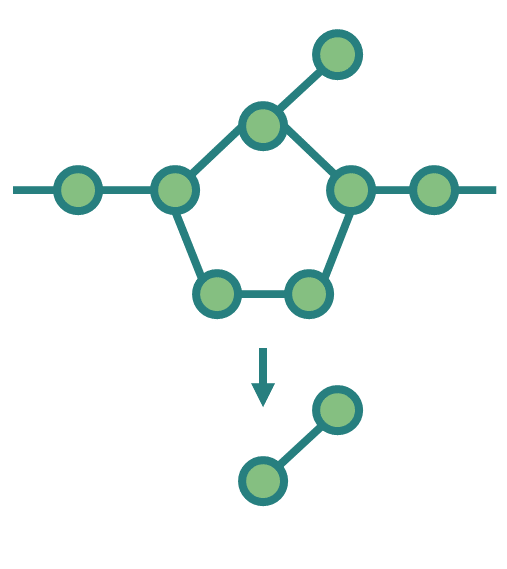
#> input picture Visualisations/consistency_bg/Slide2.PNG, 507 x 569 px
$ jupyter execute --allow-errors merge_runtime_images.ipynb
#> lines starting #> are read from the running program, lines starting #| are printed output that depends on the picture
[cell 1]
# Python code to merge two images side-by-side, resizing the left image (im1)
# so its height matches the right image (im2). Saves the merged image to /mnt/data/merged.png by default.
# The function accepts file paths or PIL.Image objects.
#
# Example usage at the end creates two demo images and merges them.

from PIL import Image, ImageDraw, ImageFont
import os

def _open_image(img):
    """Return a PIL.Image object. `img` can be a path or an Image already."""
#> called with img = 'consistency_bg/Slide2.PNG'
    if isinstance(img, Image.Image):
        return img
    return Image.open(img)
#> returned value is the input picture: PIL image 507x569 P; mean R, G, B, A 239.4, 246, 244.1, 255

def merge_side_by_side(im1, im2, out_path, match_to="right",
                       padding=0, bgcolor=(255,255,255), resample=Image.LANCZOS,
                       keep_alpha=False):
    """
    Merge im1 (left) and im2 (right) horizontally. The height of im1 is resized to match im2.

    Parameters
    - im1, im2: file paths or PIL.Image objects
    - out_path: where to save the merged image (default: /mnt/data/merged.png)
    - match_to: which image's height to match ('right' matches im2, 'left' matches im1,
                'max' uses the larger height, 'min' uses the smaller height)
    - padding: pixels of horizontal space between images
    - bgcolor: background color tuple (R,G,B) used when flattening alpha (default white)
    - resample: resampling filter for resizing (default LANCZOS)
    - keep_alpha: if True, save merged image with alpha channel (PNG RGBA). Otherwise saved as RGB.

    Returns path to saved file.
    """
    im1 = _open_image(im1).convert("RGBA")
    im2 = _open_image(im2).convert("RGBA")
#> call 2 of _open_image, with img = 'SPECTRA_CC_runtime.png'
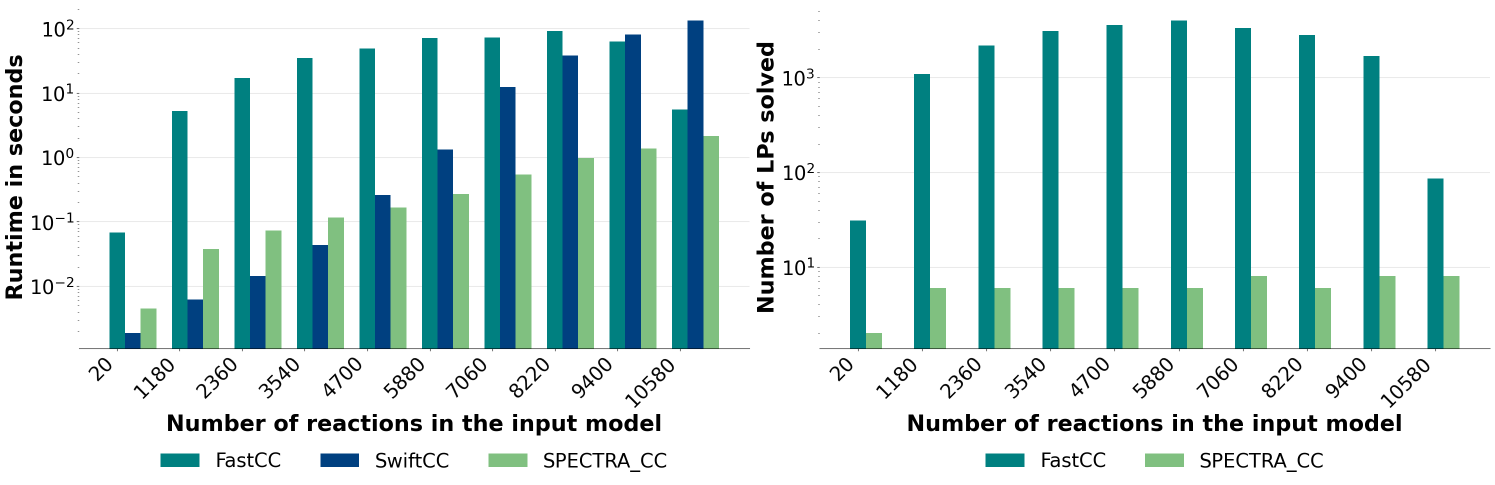
#> input picture Visualisations/SPECTRA_CC_runtime.png, 2990 x 969 px (shown at 1/2 size)
#> in _open_image, returned value is the input picture: PIL image 2990x969 RGBA; mean R, G, B, A 201.8, 222.7, 222.2, 255

    if match_to == "right":
        target_h = im2.height
#> target_h = 969
    elif match_to == "left":
        target_h = im1.height
    elif match_to == "max":
        target_h = max(im1.height, im2.height)
    elif match_to == "min":
        target_h = min(im1.height, im2.height)
    else:
        raise ValueError("match_to must be 'right', 'left', 'max' or 'min'")

    def resize_to_height(img, h):
#> called with h = 969
        if img.height == h:
            return img
        new_w = max(1, int(img.width * (h / img.height)))
#> new_w = 863
        return img.resize((new_w, h), resample=resample)
#> returned value: PIL image 863x969 RGBA

    im1_r = resize_to_height(im1, target_h)
    im2_r = resize_to_height(im2, target_h)

    total_w = im1_r.width + im2_r.width + padding
#> total_w = 3863
    canvas = Image.new("RGBA", (total_w, target_h), (0,0,0,0))
#> canvas: PIL image 3863x969 RGBA; every value is 0

    canvas.paste(im1_r, (0, 0), im1_r)
    canvas.paste(im2_r, (im1_r.width + padding, 0), im2_r)
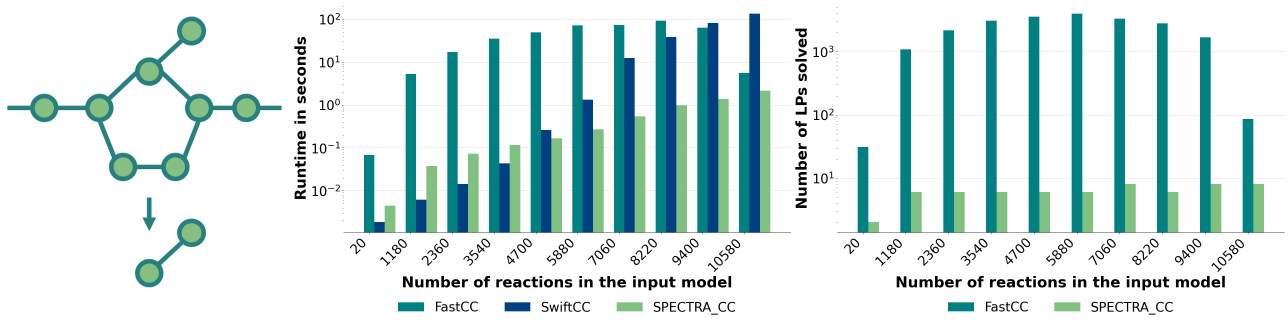
#> canvas: PIL image 3863x969 RGBA (shown at 1/3 size); mean R, G, B, A 209.6, 227.3, 226.5, 254.3; transparent parts drawn white

    # If user doesn't want alpha, flatten on bgcolor
    if keep_alpha:
        save_img = canvas
        out_ext = os.path.splitext(out_path)[1].lower() or ".png"
        if out_ext not in [".png", ".webp"]:
            # convert to png if user requested alpha but extension isn't suitable
            out_path = os.path.splitext(out_path)[0] + ".png"
    else:
        background = Image.new("RGB", canvas.size, bgcolor)
#> background: PIL image 3863x969 RGB; every value is 255
        background.paste(canvas, mask=canvas.split()[3])  # paste using alpha as mask
        save_img = background

    save_img.save(out_path)
    return out_path


def image_merge(original_image_path, output_image_path, caption_text,caption_font_size,caption_height):
#> called with original_image_path = 'SPECTRA_CC_runtime_merged.png', output_image_path = 'SPECTRA_CC_runtime_merged.png', caption_font_size = 50, caption_height = 100
    from PIL import Image, ImageDraw, ImageFont
    caption_text_color = "black"
    caption_background_color = "white"

    img_original = Image.open(original_image_path).convert("RGBA")

    original_width, original_height = img_original.size
#> original_width = 3863; original_height = 969

    caption_width = original_width
#> caption_width = 3863

    caption_image = Image.new("RGBA", (caption_width, caption_height), caption_background_color)
#> caption_image: PIL image 3863x100 RGBA; every value is 255
    draw = ImageDraw.Draw(caption_image)
    font = ImageFont.truetype("DejaVuSans-Bold.ttf", caption_font_size)


    # Get text bounding box to calculate perfect center
    bbox = draw.textbbox((0, 0), caption_text, font=font)
#> bbox = (0, 9, 1231, 57)
    text_width = bbox[2] - bbox[0]
#> text_width = 1231
    text_height = bbox[3] - bbox[1]
#> text_height = 48

    # Calculate position to center the text
    text_x = (caption_width - text_width) / 2
#> text_x = 1316
    text_y = (caption_height - text_height) / 2 - 5 # A small adjustment might be needed due to baseline differences
#> text_y = 21

    # Draw the text on the caption image
    draw.text(
        (text_x, text_y),
        caption_text,
        font=font,
        fill=caption_text_color
    )

    # --- 3. Merge the new image on top of img.png ---

    # Create a new blank image large enough to hold both
    # The new total height will be original_height + caption_height
    merged_height = original_height + caption_height
#> merged_height = 1069
    merged_image = Image.new("RGBA", (original_width, merged_height), (0, 0, 0, 0)) # Fully transparent background
#> merged_image: PIL image 3863x1069 RGBA; every value is 0

    # Paste the caption image at the top (0,0)
    merged_image.paste(caption_image, (0, 0))
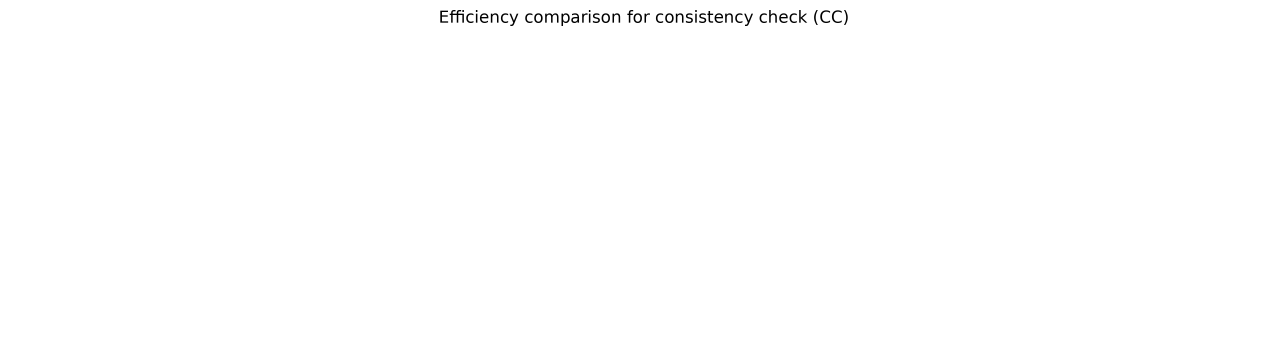
#> merged_image: PIL image 3863x1069 RGBA (shown at 1/3 size); mean R, G, B, A 23.1, 23.1, 23.1, 23.9; transparent parts drawn white

    # Paste the original image directly below the caption image (at y = caption_height)
    merged_image.paste(img_original, (0, caption_height), img_original) # Use img_original as mask for transparency
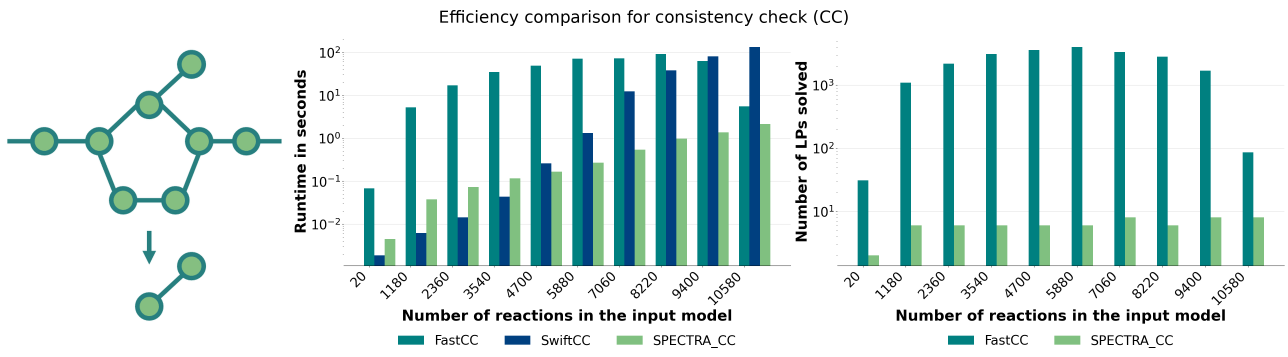
#> merged_image: PIL image 3863x1069 RGBA (shown at 1/3 size); mean R, G, B, A 213.8, 229.8, 229.1, 255

    # --- 4. Save the final merged image ---
    merged_image.save(output_image_path)

    print(f"Successfully created '{output_image_path}' with the caption.")

[cell 2]
# merging for cc images
im1_path = os.path.join("consistency_bg","Slide2.PNG")
im2_path = os.path.join("SPECTRA_CC_runtime.png")
out_path = os.path.join("SPECTRA_CC_runtime_merged.png")


# Merge: im1 left, im2 right; resize im1's height to match im2's height
merged_path = merge_side_by_side(im1_path, im2_path, out_path=out_path, match_to="right", padding=10)
print("Merged image saved to:", merged_path)

# Display info about images
from IPython.display import display
original_image_path = out_path
output_image_path = out_path
caption_text = "Efficiency comparison for consistency check (CC)"
caption_font_size = 50
caption_height = 100

image_merge(original_image_path, output_image_path, caption_text, caption_font_size, caption_height)
display(Image.open(output_image_path))

[cell 3]
# merging for me images
im1_path = os.path.join("consistency_bg","Slide1.PNG")
im2_path = os.path.join("SPECTRA_ME_runtime.png")
out_path = os.path.join("SPECTRA_ME_runtime_merged.png")


# Merge: im1 left, im2 right; resize im1's height to match im2's height
merged_path = merge_side_by_side(im1_path, im2_path, out_path=out_path, match_to="right", padding=10)
#> call 2 of merge_side_by_side, with im1 = 'consistency_bg/Slide1.PNG', im2 = 'SPECTRA_ME_runtime.png', out_path = 'SPECTRA_ME_runtime_merged.png', match_to = 'right', padding = 10, bgcolor = (255, 255, 255), resample = 1, keep_alpha = False
#> call 3 of _open_image, with img = 'consistency_bg/Slide1.PNG'
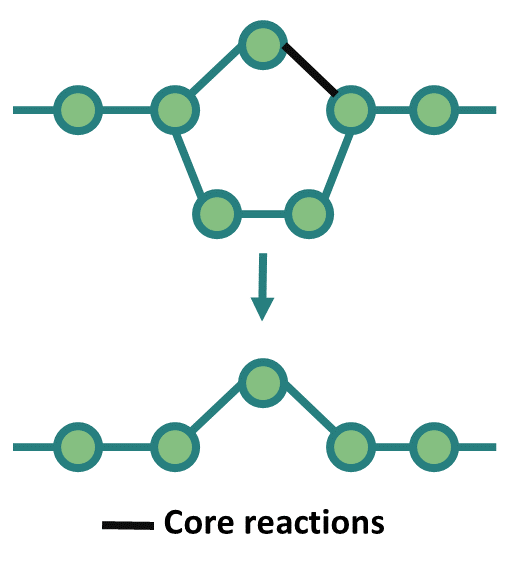
#> input picture Visualisations/consistency_bg/Slide1.PNG, 507 x 569 px
#> in _open_image, returned value is the input picture: PIL image 507x569 P; mean R, G, B, A 233.9, 241.7, 239.4, 255
#> call 4 of _open_image, with img = 'SPECTRA_ME_runtime.png'
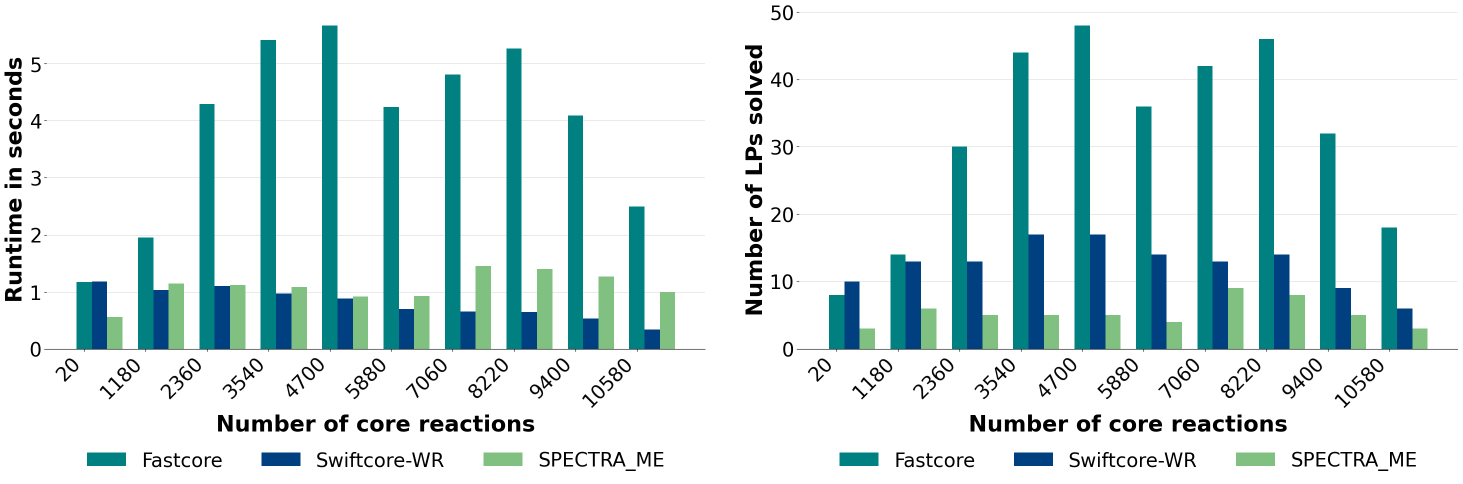
#> input picture Visualisations/SPECTRA_ME_runtime.png, 2925 x 967 px (shown at 1/2 size)
#> in _open_image, returned value is the input picture: PIL image 2925x967 RGBA; mean R, G, B, A 213.6, 229.4, 229.8, 255
#> in merge_side_by_side (call 2), `canvas = Image.new("RGBA", (total_w, target_h), (0,0,0,0))`: canvas: PIL image 3796x967 RGBA; every value is 0
#> in merge_side_by_side (call 2), `canvas.paste(im1_r, (0, 0), im1_r)`:
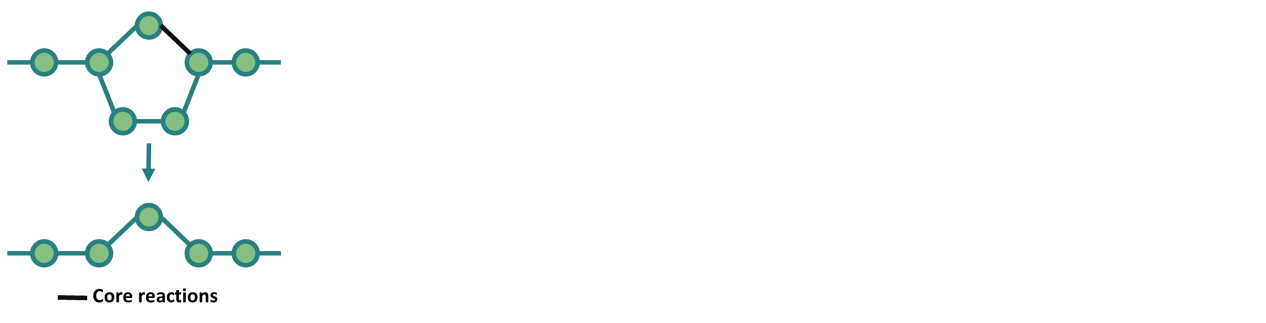
#> canvas: PIL image 3796x967 RGBA (shown at 1/3 size); mean R, G, B, A 53, 54.8, 54.3, 57.8; transparent parts drawn white
#> in merge_side_by_side (call 2), `canvas.paste(im2_r, (im1_r.width + padding, 0), im2_r)`:
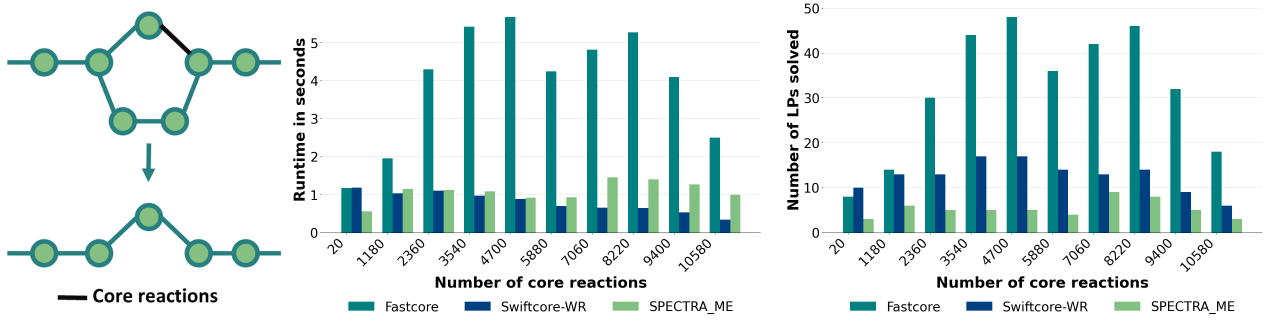
#> canvas: PIL image 3796x967 RGBA (shown at 1/3 size); mean R, G, B, A 217.7, 231.6, 231.4, 254.3; transparent parts drawn white
#> in merge_side_by_side (call 2), `background = Image.new("RGB", canvas.size, bgcolor)`: background: PIL image 3796x967 RGB; every value is 255
print("Merged image saved to:", merged_path)

# Display info about images
from IPython.display import display
original_image_path = out_path
output_image_path = out_path
caption_text = "Efficiency comparison for model extraction from a consistent GEM"
caption_font_size = 50
caption_height = 100

image_merge(original_image_path, output_image_path, caption_text, caption_font_size, caption_height)
#> call 2 of image_merge, with original_image_path = 'SPECTRA_ME_runtime_merged.png', output_image_path = 'SPECTRA_ME_runtime_merged.png', caption_font_size = 50, caption_height = 100
#> in image_merge (call 2), `caption_image = Image.new("RGBA", (caption_width, caption_height), cap..`: caption_image: PIL image 3796x100 RGBA; every value is 255
#> in image_merge (call 2), `bbox = draw.textbbox((0, 0), caption_text, font=font)`: bbox = (0, 9, 1656, 57)
#> in image_merge (call 2), `text_width = bbox[2] - bbox[0]`: text_width = 1656
#> in image_merge (call 2), `text_x = (caption_width - text_width) / 2`: text_x = 1070
#> in image_merge (call 2), `merged_image = Image.new("RGBA", (original_width, merged_height), (0, ..`: merged_image: PIL image 3796x1067 RGBA; every value is 0
#> in image_merge (call 2), `merged_image.paste(caption_image, (0, 0))`:
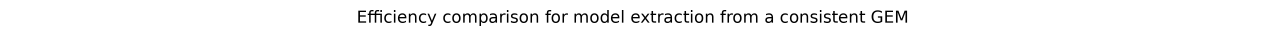
#> caption_image: PIL image 3796x100 RGBA (shown at 1/3 size); mean R, G, B, A 244.1, 244.1, 244.1, 255
#> in image_merge (call 2), `merged_image.paste(img_original, (0, caption_height), img_original)`:
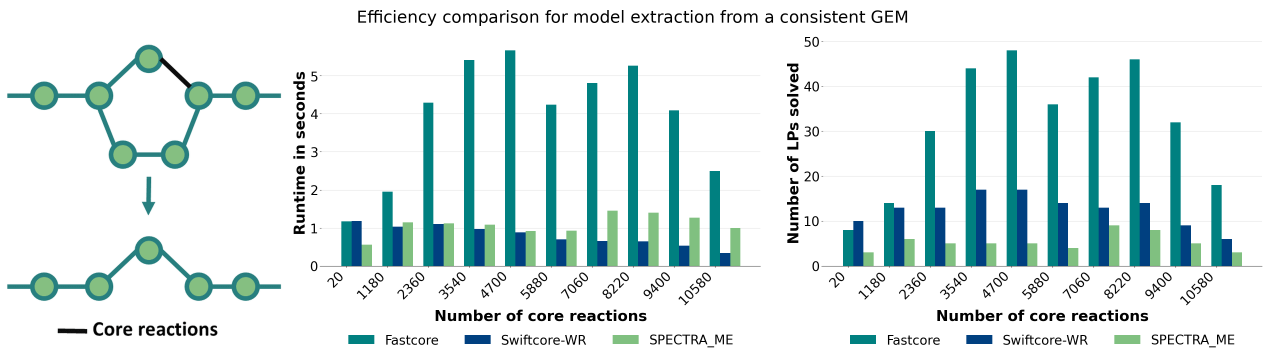
#> merged_image: PIL image 3796x1067 RGBA (shown at 1/3 size); mean R, G, B, A 220.7, 233.3, 233.2, 255
display(Image.open(output_image_path))

[cell 4]
# merging for cc_me images
im1_path = os.path.join("consistency_bg","Slide3.PNG")
im2_path = os.path.join("SPECTRA_CC_ME_runtime.png")
out_path = os.path.join("SPECTRA_CC_ME_runtime_merged.png")


# Merge: im1 left, im2 right; resize im1's height to match im2's height
#> (the rest of this cell did not finish here and is left out)
